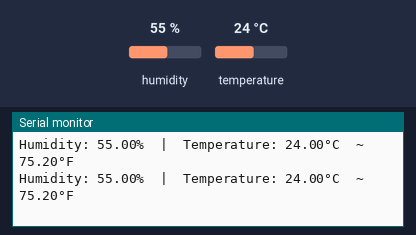
The sketch below on a simulated ESP32. On the bench: the last lines printed to the serial monitor. Inputs (shaded band) come from the test bench; at power-on: humidity 55 %, temperature 24 °C.

Above: at 2.8 s.
2.9 s: humidity set to 22 %
At 4.8 s:
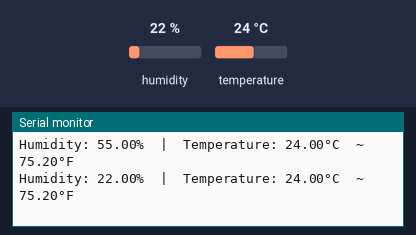
5.6 s: temperature set to 12 °C
At 7.2 s:
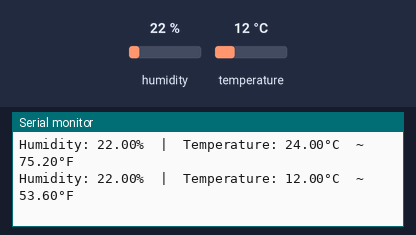
8.3 s: humidity set to 40 %
At 10.8 s:
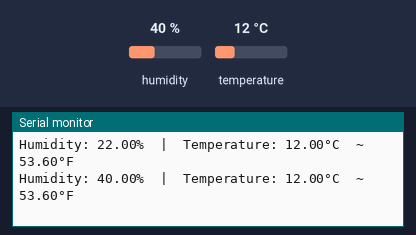
Timing chart, 0 to 12.3 s (numbered marks = the images above; inputs shaded):
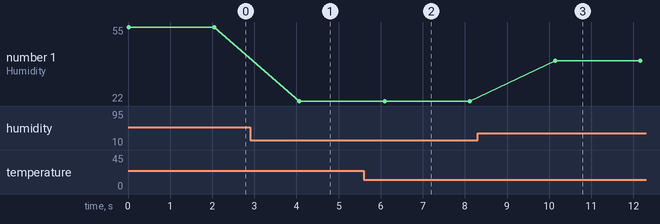

Measured:
- after the input at 2.9 s, the serial monitor: prints a new line after 1.2 s (image 1)
- after the input at 5.6 s, the serial monitor: prints a new line after 0.49 s (image 2)
- after the input at 8.3 s, the serial monitor: prints a new line after 1.8 s (image 3)
- plotted number 1: 55 → 22 after the input at 2.9 s, 22 → 40 after the input at 8.3 s

The sketch:

ESP-32_TempHumi.ino
```cpp
/*
 * This ESP32 code is created by esp32io.com
 *
 * This ESP32 code is released in the public domain
 *
 * For more detail (instruction and wiring diagram), visit https://esp32io.com/tutorials/esp32-temperature-humidity-sensor
 */

#include <DHT.h>
#define DHT_SENSOR_PIN  32 // ESP32 pin GIOP21 connected to DHT11 sensor
#define DHT_SENSOR_TYPE DHT11

DHT dht_sensor(DHT_SENSOR_PIN, DHT_SENSOR_TYPE);

void setup() {
  Serial.begin(115200);
  dht_sensor.begin(); // initialize the DHT sensor
}

void loop() {
  // read humidity
  float humi  = dht_sensor.readHumidity();
  // read temperature in Celsius
  float tempC = dht_sensor.readTemperature();
  // read temperature in Fahrenheit
  float tempF = dht_sensor.readTemperature(true);

  // check whether the reading is successful or not
  if ( isnan(tempC) || isnan(tempF) || isnan(humi)) {
    Serial.println("Failed to read from DHT sensor!");
  } else {
    Serial.print("Humidity: ");
    Serial.print(humi);
    Serial.print("%");

    Serial.print("  |  ");

    Serial.print("Temperature: ");
    Serial.print(tempC);
    Serial.print("°C  ~  ");
    Serial.print(tempF);
    Serial.println("°F");
  }

  // wait a 2 seconds between readings
  delay(2000);
}
```
